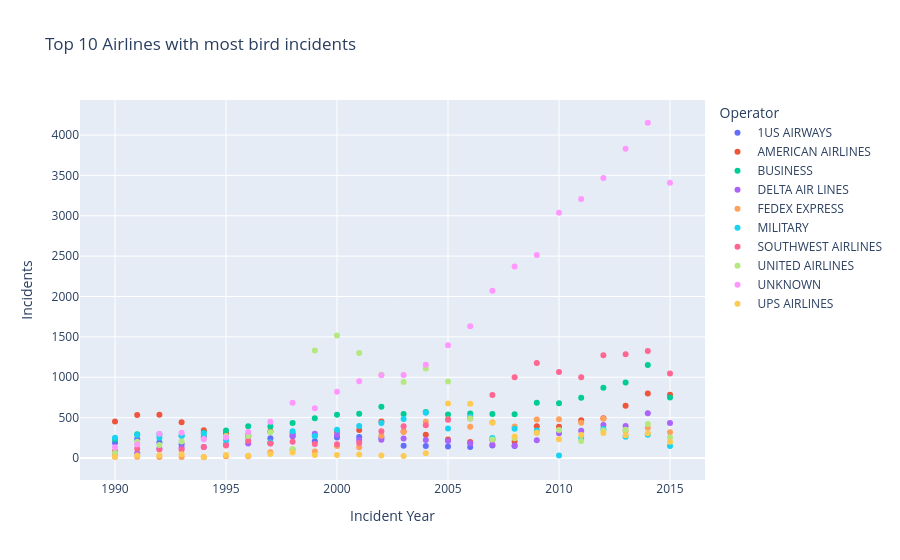

This figure's notebook cell:
### Code cell
fig = px.scatter(bird_grouped[bird_grouped["Operator"].isin(top10)], 
                 x="Incident Year", 
                 y="Incidents", 
                 color="Operator", 
                 title="Top 10 Airlines with most bird incidents")
fig.show()

### Figure 1 — Plotly figure (JSON) as saved in the notebook; plotly's stock layout.template omitted (floating-point values rounded to 4 significant figures)
{"data": [{"hovertemplate": "Operator=1US AIRWAYS<br>Incident Year=%{x}<br>Incidents=%{y}<extra></extra>", "legendgroup": "1US AIRWAYS", "marker": {"color": "#636efa", "symbol": "circle"}, "mode": "markers", "name": "1US AIRWAYS", "orientation": "v", "showlegend": true, "type": "scatter", "x": [1990, 1991, 1992, 1993, 1994, 1995, 1996, 1997, 1998, 1999, 2000, 2001, 2002, 2003, 2004, 2005, 2006, 2007, 2008], "xaxis": "x", "y": [190, 232, 193, 169, 263, 291, 265, 244, 268, 206, 253, 259, 249, 151, 148, 141, 136, 153, 149], "yaxis": "y"}, {"hovertemplate": "Operator=AMERICAN AIRLINES<br>Incident Year=%{x}<br>Incidents=%{y}<extra></extra>", "legendgroup": "AMERICAN AIRLINES", "marker": {"color": "#EF553B", "symbol": "circle"}, "mode": "markers", "name": "AMERICAN AIRLINES", "orientation": "v", "showlegend": true, "type": "scatter", "x": [1990, 1991, 1992, 1993, 1994, 1995, 1996, 1997, 1998, 1999, 2000, 2001, 2002, 2003, 2004, 2005, 2006, 2007, 2008, 2009, 2010, 2011, 2012, 2013, 2014, 2015], "xaxis": "x", "y": [453, 533, 535, 441, 342, 304, 280, 329, 303, 274, 329, 345, 451, 329, 287, 229, 198, 225, 201, 394, 386, 466, 493, 648, 800, 783], "yaxis": "y"}, {"hovertemplate": "Operator=BUSINESS<br>Incident Year=%{x}<br>Incidents=%{y}<extra></extra>", "legendgroup": "BUSINESS", "marker": {"color": "#00cc96", "symbol": "circle"}, "mode": "markers", "name": "BUSINESS", "orientation": "v", "showlegend": true, "type": "scatter", "x": [1990, 1991, 1992, 1993, 1994, 1995, 1996, 1997, 1998, 1999, 2000, 2001, 2002, 2003, 2004, 2005, 2006, 2007, 2008, 2009, 2010, 2011, 2012, 2013, 2014, 2015], "xaxis": "x", "y": [233, 294, 293, 275, 311, 340, 393, 389, 434, 491, 536, 547, 633, 546, 570, 539, 550, 545, 542, 683, 678, 745, 869, 934, 1153, 748], "yaxis": "y"}, {"hovertemplate": "Operator=DELTA AIR LINES<br>Incident Year=%{x}<br>Incidents=%{y}<extra></extra>", "legendgroup": "DELTA AIR LINES", "marker": {"color": "#ab63fa", "symbol": "circle"}, "mode": "markers", "name": "DELTA AIR LINES", "orientation": "v", "showlegend": true, "type": "scatter", "x": [1990, 1991, 1992, 1993, 1994, 1995, 1996, 1997, 1998, 1999, 2000, 2001, 2002, 2003, 2004, 2005, 2006, 2007, 2008, 2009, 2010, 2011, 2012, 2013, 2014, 2015], "xaxis": "x", "y": [52, 60, 113, 126, 135, 168, 179, 183, 275, 300, 287, 224, 225, 242, 222, 210, 182, 164, 155, 219, 305, 337, 409, 396, 555, 432], "yaxis": "y"}, {"hovertemplate": "Operator=FEDEX EXPRESS<br>Incident Year=%{x}<br>Incidents=%{y}<extra></extra>", "legendgroup": "FEDEX EXPRESS", "marker": {"color": "#FFA15A", "symbol": "circle"}, "mode": "markers", "name": "FEDEX EXPRESS", "orientation": "v", "showlegend": true, "type": "scatter", "x": [1990, 1991, 1992, 1993, 1994, 1995, 1996, 1997, 1998, 1999, 2000, 2001, 2002, 2003, 2004, 2005, 2006, 2007, 2008, 2009, 2010, 2011, 2012, 2013, 2014, 2015], "xaxis": "x", "y": [15, 15, 12, 11, 9, 21, 20, 71, 105, 81, 149, 132, 275, 322, 448, 479, 387, 440, 389, 477, 480, 436, 487, 337, 373, 318], "yaxis": "y"}, {"hovertemplate": "Operator=MILITARY<br>Incident Year=%{x}<br>Incidents=%{y}<extra></extra>", "legendgroup": "MILITARY", "marker": {"color": "#19d3f3", "symbol": "circle"}, "mode": "markers", "name": "MILITARY", "orientation": "v", "showlegend": true, "type": "scatter", "x": [1990, 1991, 1992, 1993, 1994, 1995, 1996, 1997, 1998, 1999, 2000, 2001, 2002, 2003, 2004, 2005, 2006, 2007, 2008, 2009, 2010, 2011, 2012, 2013, 2014, 2015], "xaxis": "x", "y": [252, 284, 250, 274, 303, 221, 279, 196, 332, 272, 351, 396, 434, 483, 561, 364, 510, 247, 361, 340, 30, 248, 359, 263, 289, 147], "yaxis": "y"}, {"hovertemplate": "Operator=SOUTHWEST AIRLINES<br>Incident Year=%{x}<br>Incidents=%{y}<extra></extra>", "legendgroup": "SOUTHWEST AIRLINES", "marker": {"color": "#FF6692", "symbol": "circle"}, "mode": "markers", "name": "SOUTHWEST AIRLINES", "orientation": "v", "showlegend": true, "type": "scatter", "x": [1990, 1991, 1992, 1993, 1994, 1995, 1996, 1997, 1998, 1999, 2000, 2001, 2002, 2003, 2004, 2005, 2006, 2007, 2008, 2009, 2010, 2011, 2012, 2013, 2014, 2015], "xaxis": "x", "y": [83, 113, 106, 103, 137, 155, 214, 180, 201, 172, 170, 185, 331, 394, 406, 475, 489, 780, 1001, 1176, 1066, 999, 1273, 1285, 1324, 1046], "yaxis": "y"}, {"hovertemplate": "Operator=UNITED AIRLINES<br>Incident Year=%{x}<br>Incidents=%{y}<extra></extra>", "legendgroup": "UNITED AIRLINES", "marker": {"color": "#B6E880", "symbol": "circle"}, "mode": "markers", "name": "UNITED AIRLINES", "orientation": "v", "showlegend": true, "type": "scatter", "x": [1990, 1991, 1992, 1993, 1994, 1995, 1996, 1997, 1998, 1999, 2000, 2001, 2002, 2003, 2004, 2005, 2006, 2007, 2008, 2009, 2010, 2011, 2012, 2013, 2014, 2015], "xaxis": "x", "y": [63, 200, 161, 203, 235, 271, 272, 320, 107, 1331, 1517, 1300, 1031, 941, 1109, 946, 490, 230, 245, 312, 348, 209, 341, 349, 422, 254], "yaxis": "y"}, {"hovertemplate": "Operator=UNKNOWN<br>Incident Year=%{x}<br>Incidents=%{y}<extra></extra>", "legendgroup": "UNKNOWN", "marker": {"color": "#FF97FF", "symbol": "circle"}, "mode": "markers", "name": "UNKNOWN", "orientation": "v", "showlegend": true, "type": "scatter", "x": [1990, 1991, 1992, 1993, 1994, 1995, 1996, 1997, 1998, 1999, 2000, 2001, 2002, 2003, 2004, 2005, 2006, 2007, 2008, 2009, 2010, 2011, 2012, 2013, 2014, 2015], "xaxis": "x", "y": [134, 167, 300, 313, 232, 253, 323, 450, 683, 615, 820, 951, 1025, 1029, 1156, 1397, 1632, 2072, 2373, 2513, 3036, 3208, 3468, 3829, 4152, 3409], "yaxis": "y"}, {"hovertemplate": "Operator=UPS AIRLINES<br>Incident Year=%{x}<br>Incidents=%{y}<extra></extra>", "legendgroup": "UPS AIRLINES", "marker": {"color": "#FECB52", "symbol": "circle"}, "mode": "markers", "name": "UPS AIRLINES", "orientation": "v", "showlegend": true, "type": "scatter", "x": [1990, 1991, 1992, 1993, 1994, 1995, 1996, 1997, 1998, 1999, 2000, 2001, 2002, 2003, 2004, 2005, 2006, 2007, 2008, 2009, 2010, 2011, 2012, 2013, 2014, 2015], "xaxis": "x", "y": [14, 31, 33, 47, 12, 38, 29, 48, 67, 38, 38, 44, 32, 26, 57, 676, 672, 438, 265, 313, 232, 285, 310, 280, 307, 202], "yaxis": "y"}], "layout": {"legend": {"title": {"text": "Operator"}, "tracegroupgap": 0}, "title": {"text": "Top 10 Airlines with most bird incidents"}, "xaxis": {"anchor": "y", "domain": [0, 1], "title": {"text": "Incident Year"}}, "yaxis": {"anchor": "x", "domain": [0, 1], "title": {"text": "Incidents"}}}}
